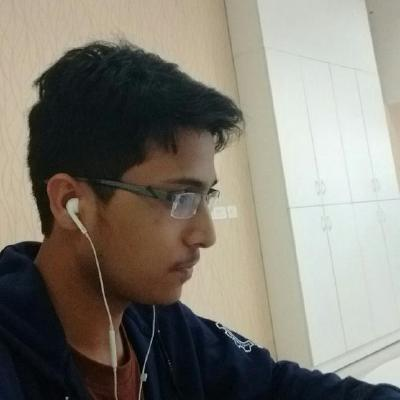
#> input picture code/My Images/github.jpeg, 400 x 400 px
$ python avg_filter.py   (Python 2 division)
#> lines starting #> are read from the running program, lines starting #| are printed output that depends on the picture
### code/convolution.py
import cv2
import numpy as np

def convolve(img, mask):
	rows, cols = img.shape
	row_mask, col_mask = mask.shape
	conv_img = np.zeros((rows,cols),np.float32)

	assert ((row_mask == col_mask) and (row_mask%2 !=0)), "mask input is incorrect"
	for i in range(rows):
		for j in range(cols):
			itr_row = i - row_mask/2
			itr_col = j - col_mask/2

			temp = 0
			while itr_row <= i + row_mask/2:
				while itr_col <= j + col_mask/2:
					if itr_row >=0 and itr_col >=0 and itr_row<rows and itr_col<cols:
						temp += img[itr_row, itr_col]*mask[itr_row-i+row_mask/2, itr_col-j+col_mask/2]
					itr_col = itr_col+1
				conv_img[i,j] = temp
				itr_row = itr_row+1
	return conv_img

### code/avg_filter.py
import cv2
import numpy as np
from matplotlib import pyplot as plt
from convolution import convolve

img = cv2.imread('My Images/github.jpeg')
#> img is the input picture: shape (400, 400, 3); mean B, G, R 116.4, 126.4, 130.5
#blur = cv2.blur(img,(5,5))
img = cv2.cvtColor(img, cv2.COLOR_BGR2GRAY)
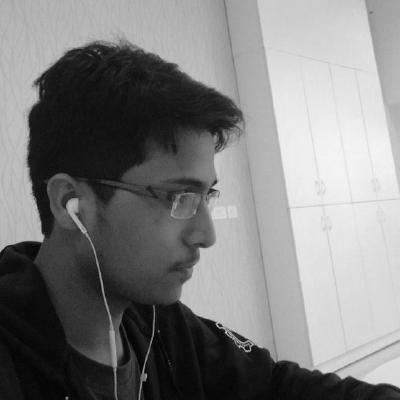
#> img: shape (400, 400); min 0, max 247, mean 126.5

kernel = np.ones((5,5), np.float32)/25
dst = convolve(img, kernel)
#> after the loop in convolve, `for i in range(rows):`:
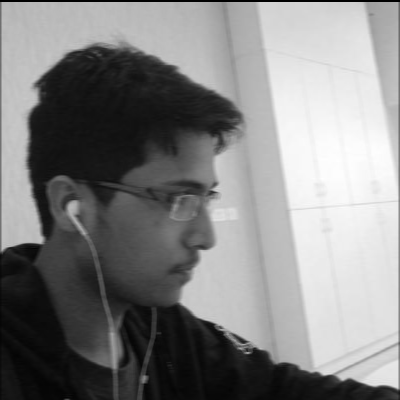
#> conv_img: shape (400, 400) float32; min 0, max 48.88, mean 25.2; drawn with min black and max white

plt.subplot(121),plt.imshow(img),plt.title('Original')
plt.xticks([]), plt.yticks([])
plt.subplot(122),plt.imshow(dst),plt.title('Blurred')
plt.xticks([]), plt.yticks([])
plt.show()
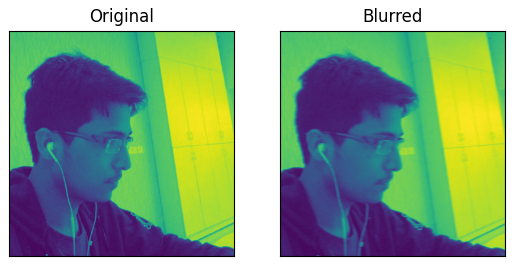
#> figure drawn by matplotlib, 2 panels
